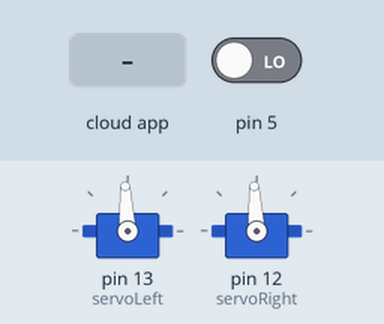
Simulated run of this sketch. Board: Arduino Uno, built with avr-gcc and run on an emulated ATmega328P. On the bench: 2 × servo. The test bench sets the inputs (shaded band); at power-on: pin 5 LOW. The ROS host is connected and sends only what is stated.

Above: at 1.2 s.
1.3 s: the phone or cloud app sets linear.x to -100
At 1.7 s:
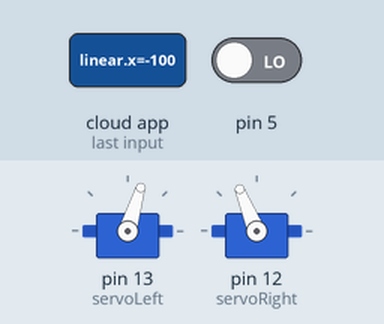
Timing chart, 0 to 4.3 s (numbered marks = the images above; inputs shaded):
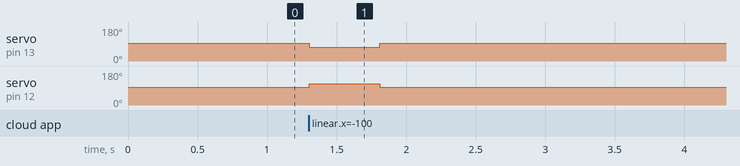

Measured:
- after the input at 1.3 s, servo on pin 13 (servoLeft): 93° → 73° at once, → 93° 0.51 s later; servo on pin 12 (servoRight): 93° → 112° at once, → 93° 0.51 s later

The sketch:

Home_test.ino
```cpp
#include <ros.h>
#include <ArduinoHardware.h>
#include <SimpleTimer.h>
#include <geometry_msgs/Twist.h>
#include <Ultrasonic.h>
#include <math.h>
#include <Servo.h>


ros::NodeHandle nh;

Servo servoLeft;
Servo servoRight;

SimpleTimer timer;
int stopid;

void messageCb( const geometry_msgs::Twist& robot_controls){

  //Determine velocity
  double vel = fabs(robot_controls.linear.x);
  if(vel < fabs(robot_controls.angular.z)){
    vel = fabs(robot_controls.angular.z);
  }

  //check if there is an obstactle and call move
   if(!(digitalRead(5) == 0 || digitalRead(7) == 0)){
    if(robot_controls.linear.x > 0){
      move(255*vel, 255*vel);
    } else if(robot_controls.angular.z < 0){
      move(255*vel, -255*vel);
    } else if(robot_controls.angular.z > 0){
      move(-255*vel, 255*vel);
    }
  } else {
     move(0, 0);
  }

  //Even with an obstactle you can drive backwards
  if(robot_controls.linear.x < 0){
    move(-255*vel, -255*vel);
  }

  //Check if there is already a stop timer active
  timer.restartTimer(stopid);
}

//Move leftmotor and right motor between 0 and 255
void move(double leftmotor, double rightmotor){

    if(rightmotor > 0){
      //Forward right motor
      servoRight.writeMicroseconds(1300);
    } else if(rightmotor < 0){
       servoRight.writeMicroseconds(1700);
    }else{
      servoRight.writeMicroseconds(1500);
    }

    if(leftmotor > 0){
      //Forward left motor
      servoLeft.writeMicroseconds(1700);;
    } else if(leftmotor < 0){
      servoLeft.writeMicroseconds(1300);
    } else{
      servoLeft.writeMicroseconds(1500);
    }
}

void stopRobot(){
  servoLeft.writeMicroseconds(1500);
  servoRight.writeMicroseconds(1500);
}
  ros::Subscriber<geometry_msgs::Twist> sub("cmd_vel", &messageCb );
void setup()
{

  pinMode(7, INPUT);
  pinMode(5, INPUT);
  nh.initNode();
  nh.subscribe(sub);
  servoLeft.attach(13);
  servoRight.attach(12);
  stopRobot();
  stopid = timer.setInterval(500, stopRobot);
}

void loop()
{
  nh.spinOnce();
  timer.run();
  delay(10);
}
```
